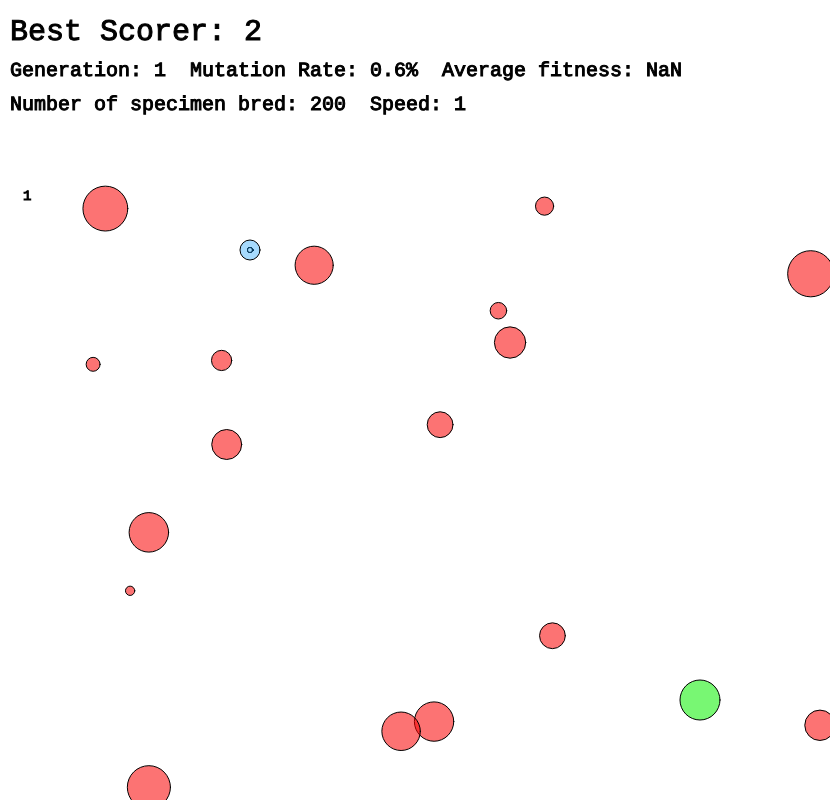
Frame 1 (no input)
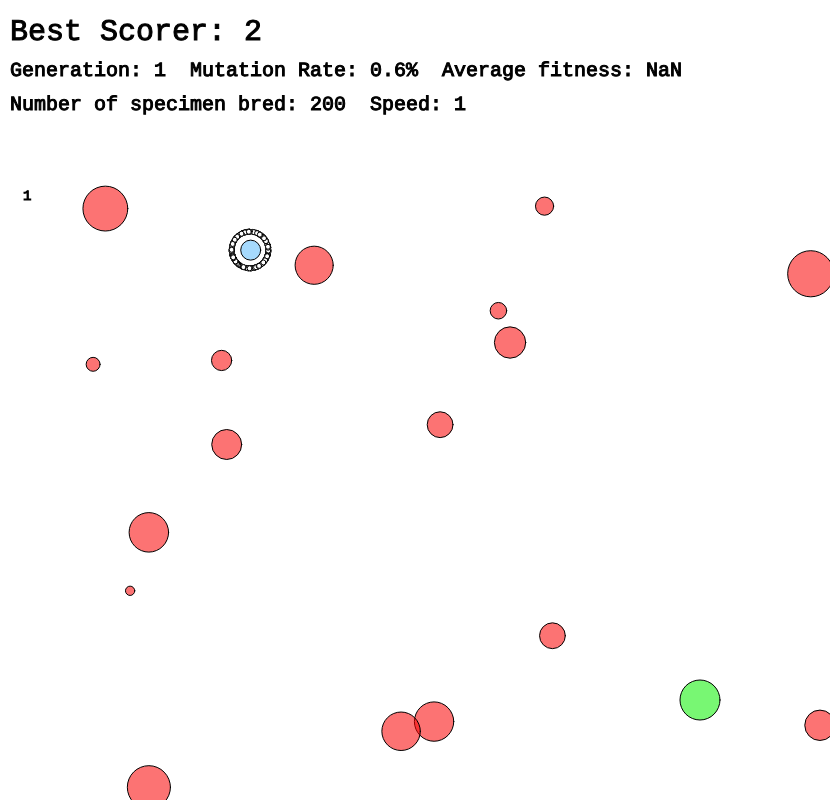
Frame 60 (no input)
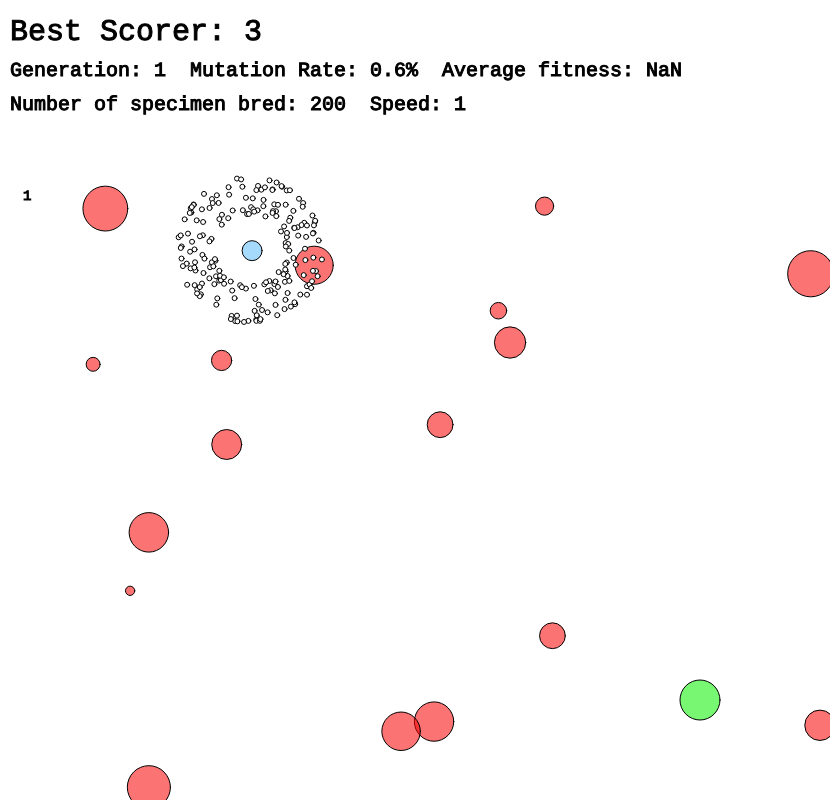
Frame 120 (the mouse pressed at the canvas centre since frame 60)

The p5.js sketch that drew these frames (run headless with seeded random() and noise() and a simulated clock; from frame 60 on, the mouse is pressed at the canvas centre):

// p5.js sketch
// ── sketch.js
let mutationRate = 0.006;
let popSize = 200;

let populationThetas = [];
let fitnesses = [];
let fitnessesArray = [];

let startPositionX = 250;
let startPositionY = 250;

let desiredPositionX = 700;
let desiredPositionY = 700;
let goalRadius = 40;

let totalFitness;
let averageFitness;
let totalGenerations = 1;

let numOfMovements = 8;
let framesPerTheta = 60;
let speed = 1;

let frameNum = 0;
let framesPerSecond = 10;

let birds = [];
let obstacles = [];

let numOfObstacles = 20;

let obstacleX = [];
let obstacleY = [];
let obstacleRadii = [];

let centerOfMassX;
let centerOfMassY;
let averageDistances = [];
let averageFitnesses = [];

const clampNumber = (num, a, b) => Math.max(Math.min(num, Math.max(a, b)), Math.min(a, b));

class Bird {
  //constructor
  constructor(posX, posY, index) {
    this.posX=posX;
    this.posY=posY;
    this.vX = 0;
    this.vY = 0;
    this.radius=5;
    this.hasTouchedObstacle = 0;
    this.hasTouchedGoal = 0;
    this.thetas=populationThetas[index];
  }
  //movement
  update(frameNum) {
    let i=Math.floor(frameNum/framesPerTheta);
    this.aX = Math.cos(this.thetas[i]);
    this.aY = Math.sin(this.thetas[i]);
    this.vX += speed*this.aX/framesPerSecond;
    this.vY += speed*this.aY/framesPerSecond;
    this.posX += this.vX/framesPerSecond;
    this.posY += this.vY/framesPerSecond;
    
    for (let k=0; k<numOfObstacles; k++) {
      let distToObs = Math.sqrt((obstacles[k].posX-this.posX)*(obstacles[k].posX-this.posX)+(obstacles[k].posY-this.posY)*(obstacles[k].posY-this.posY));
      if (distToObs <= obstacles[k].radius+this.radius) {
        this.hasTouchedObstacle=true;
      }
    }
    this.display();
  }
  //display
  display() {
    stroke(0);
    fill(255);
    circle(this.posX, this.posY, this.radius);
  }
  distance() {
    return Math.sqrt((desiredPositionX-this.posX)*(desiredPositionX-this.posX)+(desiredPositionY-this.posY)*(desiredPositionY-this.posY));
  }
}

class Obstacle {
  //constructor
  constructor(index) {
    this.posX=obstacleX[index];
    this.posY=obstacleY[index];
    this.radius=obstacleRadii[index];
  }
  display() {
    stroke(0);
    fill('rgba(250,0,0, 0.55)');
    circle(this.posX, this.posY, this.radius);
    noFill();
  }
}

function distance(x, y) {
  return Math.sqrt((desiredPositionX-x)*(desiredPositionX-x)+(desiredPositionY-y)*(desiredPositionY-y));
}

function createChild(parent1Theta, parent2Theta, fitness1, fitness2) {
  let theta = [];
  for (let i=0; i<numOfMovements; i++) {
    let rand = Math.random();
    let mutationRand = Math.random();
    if (mutationRand<mutationRate) {
      theta[i]=Math.random()*2*Math.PI;
    } else if (rand>fitness1/(fitness1+fitness2)) {
      theta[i]=parent2Theta[i];
    } else {
      theta[i]=parent1Theta[i];
    }
  }
  return theta;
}

function createRandTheta() {
  let theta = [];
  for (let i=0; i<numOfMovements; i++) {
    theta[i] = Math.random()*2*Math.PI;
  }
  return theta;
}

function getFitness(x, y, hasTouchedObstacle, hasTouchedGoal) {
  let distance = Math.sqrt((desiredPositionX-x)*(desiredPositionX-x)+(desiredPositionY-y)*(desiredPositionY-y));
  if (hasTouchedObstacle) {
    return 0;
  }
  if (hasTouchedGoal) {
    distance/=10;
  }
  return 1000000/(distance*distance+goalRadius);
}

function chooseFitMember() {
  let rand = Math.random()*totalFitness;
  let i=0;
  while (fitnessesArray[i]<rand) {
    i++;
  }
  return i;
}

function createArrays() {
  totalFitness=0;
  for (let i=0; i<popSize; i++) {
    let fitness = getFitness(birds[i].posX, birds[i].posY, birds[i].hasTouchedObstacle, birds[i].hasTouchedGoal);
    
    fitnesses[i] = fitness;
    totalFitness += fitness;
    fitnessesArray[i] = totalFitness;
  }
  averageFitness=totalFitness/popSize;
  //console.log(averageFitness);
}

function createNewGeneration() {
  createArrays();
  for (let i=0; i<popSize; i++) {
    let indexParent1 = chooseFitMember();
    let indexParent2 = chooseFitMember();
    let parent1Theta = populationThetas[indexParent1];
    let parent2Theta = populationThetas[indexParent2];
    let fitness1 = fitnesses[indexParent1];
    let fitness2 = fitnesses[indexParent2];
    populationThetas[i] = createChild(parent1Theta, parent2Theta, fitness1, fitness2);
  }
  for (let i=0; i<popSize; i++) {
    birds[i] = new Bird(startPositionX, startPositionY, i);
  }
}

function calculateBestScorer() {
  let bestFitness=0;
  let indexOfBestFitness;
  for (let i=0; i<popSize; i++) {
    if (getFitness(birds[i].posX, birds[i].posY, birds[i].hasTouchedObstacle, birds[i].hasTouchedGoal)>bestFitness) {
      indexOfBestFitness=i;
      bestFitness = getFitness(birds[i].posX, birds[i].posY, birds[i].hasTouchedObstacle, birds[i].hasTouchedGoal);
    }
  }
  return indexOfBestFitness;
}

function findCenterOfMassX() {
  let total=0;
  for (let i=0; i<popSize; i++) {
    total+=birds[i].posX;
  }
  let average=total/popSize;
  return average;
}

function findCenterOfMassY() {
  let total=0;
  for (let i=0; i<popSize; i++) {
    total+=birds[i].posY;
  }
  let average=total/popSize;
  return average;
}

function setup() {
  createCanvas(830, 800);
  background(220);

  populationThetas = [];
  fitnesses = [];
  fitnessesArray = [];
  totalGenerations = 1;
  averageDistances = [];

  obstacleX = [];
  obstacleY = [];
  obstacleRadii = [];
  //randomize bird population genes
  for (let i=0; i<popSize; i++) {
    populationThetas[i]=createRandTheta();
  }
  frameRate(60);
  //create bird object array
  birds = [];
  for (let i=0; i<popSize; i++) {
    birds[i] = new Bird(startPositionX, startPositionY, i);
  }
  //randomize obstacle characteristics

  for (let i=0; i<numOfObstacles; i++) {
    obstacleRadii[i]=Math.random()*50+5;
    obstacleX[i]=Math.random()*width;
    obstacleY[i]=Math.random()*height+200;
  }

  //create obstacle object array
  obstacles = [];
  for (let i=0; i<numOfObstacles; i++) {
    obstacles[i] = new Obstacle(i);
  }
  frameNum=0;
  
}

function restart() {
  populationThetas = [];
  fitnesses = [];
  fitnessesArray = [];
  if (document.getElementById("numOfMovements").value.length !== 0) {
    numOfMovements = document.getElementById("numOfMovements").value;
  }
  framesPerTheta = 600/numOfMovements;
  if (document.getElementById("popSize").value.length !== 0) {
    popSize = document.getElementById("popSize").value;
  }
  if (document.getElementById("mutationRate").value.length !== 0) {
    mutationRate = (document.getElementById("mutationRate").value)/100;
  }
  if (document.getElementById("speed").value.length !== 0) {
    speed = (document.getElementById("speed").value);
  }
  if (document.getElementById("numObstacles").value.length !== 0) {
    numOfObstacles = (document.getElementById("numObstacles").value);
  }
  for (let i=0; i<popSize; i++) {
    populationThetas[i]=createRandTheta();
  }
  frameRate(100);
  birds = [];
  for (let i=0; i<popSize; i++) {
    birds[i] = new Bird(startPositionX, startPositionY, i);
  }
  frameNum=0;
  averageFitness=0;
  setup();
}

function reset() {
  mutationRate = 0.006;
  popSize = 200;

  populationThetas = [];
  fitnesses = [];
  fitnessesArray = [];

  startPositionX = 250;
  startPositionY = 250;

  desiredPositionX = 700;
  desiredPositionY = 700;
  goalRadius = 40;
  totalGenerations = 1;

  numOfMovements = 25; 
  framesPerTheta = 18;
  speed = 1;

  frameNum = 0;
  framesPerSecond = 10;

  birds = [];
  obstacles = [];

  numOfObstacles = 20;

  obstacleX = [];
  obstacleY = [];
  obstacleRadii = [];

  averageDistances = [];
  averageFitnesses = [];

  setup();
}

function draw() {
  background(255);
  for (let i=0; i<numOfObstacles; i++) {
    obstacles[i].display();
  }
  if (frameNum>framesPerTheta*numOfMovements-1) {
    createNewGeneration();
    totalGenerations++;
    frameNum=0;
  } else {
    let numDead=0;
    for (let i=0; i<popSize; i++) {
      birds[i].update(frameNum);
      numDead = 0;
      if (birds[i].hasTouchedObstacle) {
        numDead++;   
      }
      
    }
    if (numDead>0) {
      console.log(numDead);
    }
    fill('rgba(0,150,250, 0.35)');
    circle(findCenterOfMassX(), findCenterOfMassY(), 20);
    noFill();
  }

  
  
  frameNum++;
  let totalDistance=0;
  for (let i=0; i<popSize; i++) {
    totalDistance+=distance(birds[i].posX, birds[i].posY);
  }
  let averageDistance=totalDistance/popSize;
  averageFitnesses[totalGenerations-1]=averageFitness;

  averageDistances[totalGenerations-1]=averageDistance;

  fill('rgba(10,240,0, 0.55)');
  circle(desiredPositionX, desiredPositionY, goalRadius);
  fill(0);
  let indexOfBestFitness = calculateBestScorer();
  textFont('Courier');
  textSize(30);
  text("Best Scorer: " + Math.floor(getFitness(birds[indexOfBestFitness].posX, birds[indexOfBestFitness].posY, birds[indexOfBestFitness].hasTouchedObstacle, birds[indexOfBestFitness].hasTouchedGoal)), 10, 40);
  textSize(12);
  textSize(20);
  text("Generation: " + totalGenerations + "  Mutation Rate: " + 100*mutationRate + "%" + "  Average fitness: " + Math.floor(averageFitness), 10, 76);
  text("Number of specimen bred: " + totalGenerations*popSize + "  Speed: " + speed, 10, 110);
  
  for (let i=0; i<totalGenerations; i++) {
    fill('rgba(120,120,240, 0.55)');
    rect((i+1)*30-18, 184-Math.sqrt(averageFitnesses[i]), 30, Math.sqrt(averageFitnesses[i]));
    fill(0);
    textSize(14);
    text(i+1, (i+1)*30-7, 200);
    //text(floor(averageFitnesses[i]), (i+1)*30-15, 180-Math.sqrt(averageFitnesses[i]));
  }
  
  //text("Number of direction changes: " + numOfMovements, 10, 140);
}


// ── style.css
html, body {
  margin: 10;
  padding: 10;
}

input {
  width: 325px;
  padding: 5px 10px;
  margin: 3px 0;
  box-sizing: border-box;
}

button {
  width: 160.5px;
  padding: 5px 20px;
  margin: 3px 0;
  box-sizing: border-box;
}

canvas {
  display: block;
}
